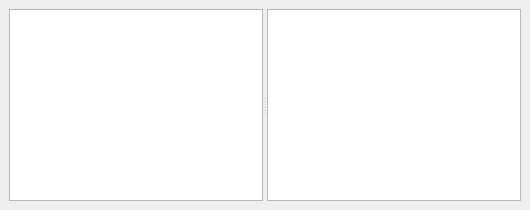
  <widget class="QDockWidget" name="dockLog">
   <property name="maximumSize">
    <size>
     <width>524287</width>
     <height>524287</height>
    </size>
   </property>
   <property name="windowIcon">
    <iconset>
     <normalon>:/log</normalon>
    </iconset>
   </property>
   <property name="toolTip">
    <string>Log window</string>
   </property>
   <property name="statusTip">
    <string>Log window</string>
   </property>
   <property name="whatsThis">
    <string>Log window</string>
   </property>
   <property name="windowTitle">
    <string>Log</string>
   </property>
   <attribute name="dockWidgetArea">
    <number>8</number>
   </attribute>
   <widget class="QWidget" name="dockWidgetContents_4">
    <property name="sizePolicy">
     <sizepolicy hsizetype="Preferred" vsizetype="Preferred">
      <horstretch>0</horstretch>
      <verstretch>0</verstretch>
     </sizepolicy>
    </property>
    <layout class="QHBoxLayout" name="horizontalLayout_4">
     <item>
      <widget class="QSplitter" name="splitter">
       <property name="sizePolicy">
        <sizepolicy hsizetype="Preferred" vsizetype="Preferred">
         <horstretch>0</horstretch>
         <verstretch>0</verstretch>
        </sizepolicy>
       </property>
       <property name="orientation">
        <enum>Qt::Horizontal</enum>
       </property>
       <widget class="QTextEditLogger" name="log_text">
        <property name="sizePolicy">
         <sizepolicy hsizetype="Preferred" vsizetype="Preferred">
          <horstretch>0</horstretch>
          <verstretch>0</verstretch>
         </sizepolicy>
        </property>
        <property name="documentTitle">
         <string>Log</string>
        </property>
        <property name="textInteractionFlags">
         <set>Qt::LinksAccessibleByKeyboard|Qt::LinksAccessibleByMouse|Qt::TextBrowserInteraction|Qt::TextSelectableByKeyboard|Qt::TextSelectableByMouse</set>
        </property>
       </widget>
       <widget class="QTextEditLogger" name="log_qstream">
        <property name="sizePolicy">
         <sizepolicy hsizetype="Preferred" vsizetype="Preferred">
          <horstretch>0</horstretch>
          <verstretch>0</verstretch>
         </sizepolicy>
        </property>
        <property name="documentTitle">
         <string>qaio_log</string>
        </property>
        <property name="readOnly">
         <bool>true</bool>
        </property>
        <property name="textInteractionFlags">
         <set>Qt::TextSelectableByKeyboard|Qt::TextSelectableByMouse</set>
        </property>
       </widget>
      </widget>
     </item>
    </layout>
   </widget>
  </widget>
